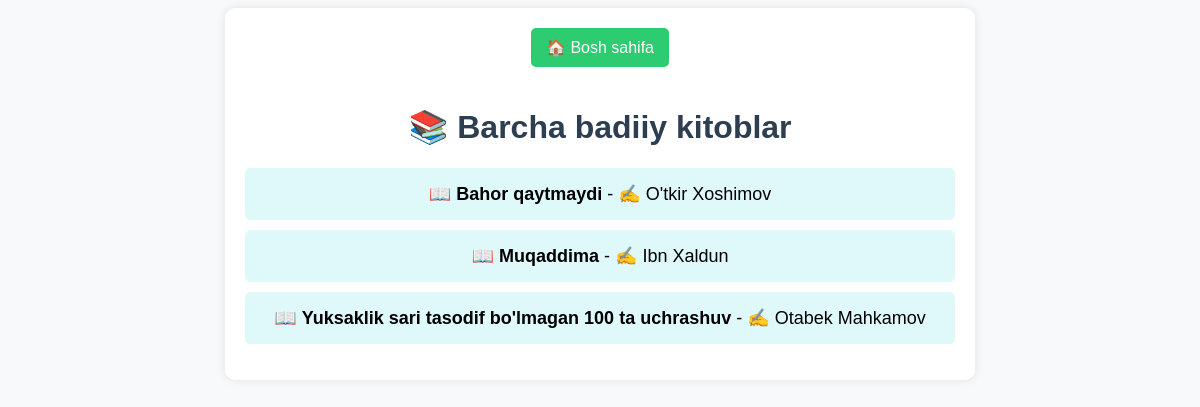
/fiction_books/, run on the app's committed database.
### main/models.py (models this page shows, shortened)
class Book(models.Model):
    name = models.CharField(max_length=100)
    genre = models.CharField(max_length=50)
    page = models.PositiveSmallIntegerField()
    author = models.ForeignKey(Author, on_delete=models.SET_NULL, null=True)

class Author(models.Model):
    name = models.CharField(max_length=100)
    gender_choice = (('male', 'Male'), ('female', 'Female'))
    gender = models.CharField(max_length=10, choices=gender_choice)
    date = models.DateField()
    book_quantity = models.PositiveSmallIntegerField()
    alive_or_dead = models.BooleanField(default=False)

### main/views.py (the view)
# urls.py: path('fiction_books/', fiction_books),
def fiction_books(request):
    books = Book.objects.filter(genre='Badiiy')
    contex = {'books': books}
    return render(request, 'fiction_books.html', contex)

### templates/fiction_books.html (shortened to what this page needs)
<!DOCTYPE html>
<html lang="uz">
<head>
</head>
<body>
<div class="container">
    <a href="/" class="home-btn">🏠 Bosh sahifa</a>
    <h1>📚 Barcha badiiy kitoblar</h1>
    <ul>
        {% for book in books %}
            <li>📖 <strong>{{ book.name }}</strong> - ✍️ {{ book.author.name }}</li>
        {% endfor %}
    </ul>
</div>
</body>
</html>

### templates/fiction_books.html (style rules this page uses)
body { font-family: 'Arial', sans-serif; background-color: #f8f9fa; text-align: center; }
.container { width: 60%; margin: auto; background: white; padding: 20px; border-radius: 10px; box-shadow: 0px 0px 10px rgba(0, 0, 0, 0.1); }
h1 { color: #2c3e50; }
ul { list-style: none; padding: 0; }
li { background: #dff9fb; margin: 10px 0; padding: 15px; border-radius: 5px; font-size: 18px; }
.home-btn { display: inline-block; padding: 10px 15px; background: #2ecc71; color: white; text-decoration: none; border-radius: 5px; margin-bottom: 20px; }

### data on the page
Book: name "Bahor qaytmaydi", author.name "O'tkir Xoshimov"
Book: name "Muqaddima", author.name "Ibn Xaldun"
Book: name "Yuksaklik sari tasodif bo'lmagan 100 ta uchrashuv", author.name "Otabek Mahkamov"
